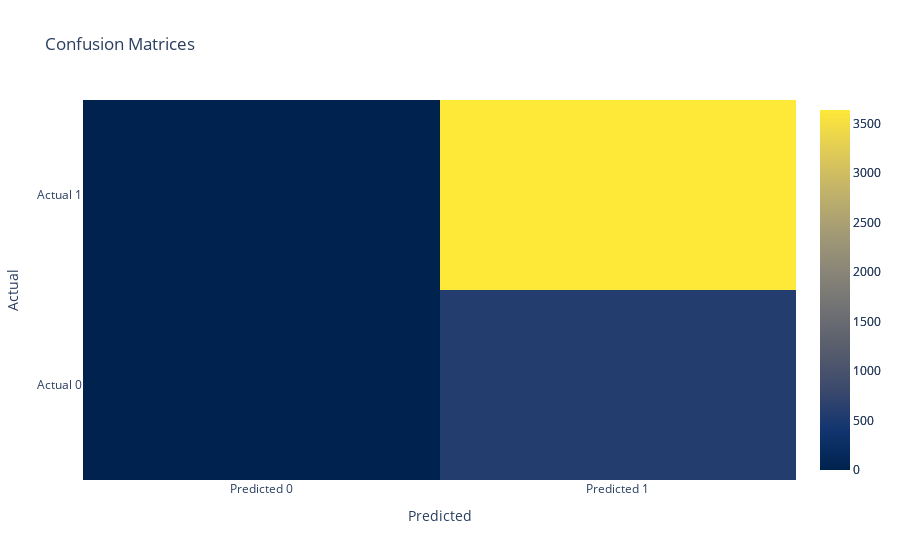

Notebook code cell kept with this figure:
### Markdown cell above
## 11. Visualize Confusion Matrices
Visualizes the confusion matrices for logistic regression and random forest models to better understand their prediction performance.

### Code cell
# Visualization of confusion matrices
fig_cm = go.Figure()
fig_cm.add_trace(go.Heatmap(z=lr_cm, x=['Predicted 0', 'Predicted 1'], y=['Actual 0', 'Actual 1'], colorscale='Viridis', name='Logistic Regression'))
fig_cm.add_trace(go.Heatmap(z=rf_cm, x=['Predicted 0', 'Predicted 1'], y=['Actual 0', 'Actual 1'], colorscale='Cividis', name='Random Forest'))

fig_cm.update_layout(
    title="Confusion Matrices",
    xaxis_title="Predicted",
    yaxis_title="Actual"
)

fig_cm.show()

### Figure 1 — Plotly figure (JSON) as saved in the notebook; plotly's stock layout.template omitted (floating-point values rounded to 4 significant figures)
{"data": [{"colorscale": [[0, "#440154"], [0.1111, "#482878"], [0.2222, "#3e4989"], [0.3333, "#31688e"], [0.4444, "#26828e"], [0.5556, "#1f9e89"], [0.6667, "#35b779"], [0.7778, "#6ece58"], [0.8889, "#b5de2b"], [1, "#fde725"]], "name": "Logistic Regression", "type": "heatmap", "x": ["Predicted 0", "Predicted 1"], "y": ["Actual 0", "Actual 1"], "z": [[0, 565], [0, 3635]]}, {"colorscale": [[0, "#00224e"], [0.1111, "#123570"], [0.2222, "#3b496c"], [0.3333, "#575d6d"], [0.4444, "#707173"], [0.5556, "#8a8678"], [0.6667, "#a59c74"], [0.7778, "#c3b369"], [0.8889, "#e1cc55"], [1, "#fee838"]], "name": "Random Forest", "type": "heatmap", "x": ["Predicted 0", "Predicted 1"], "y": ["Actual 0", "Actual 1"], "z": [[0, 565], [0, 3635]]}], "layout": {"title": {"text": "Confusion Matrices"}, "xaxis": {"title": {"text": "Predicted"}}, "yaxis": {"title": {"text": "Actual"}}}}
